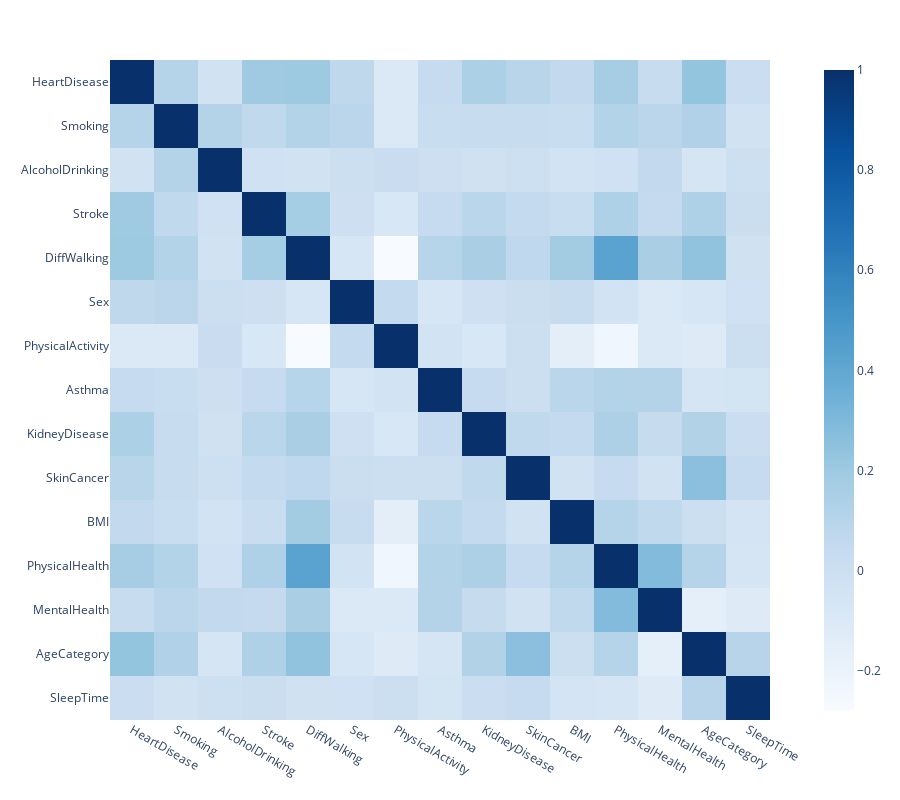

The notebook cell saved with this chart:
### Markdown cell above
<h2>Correlation Matrix</h2>

### Code cell
fig = px.imshow(df[['HeartDisease', 'Smoking', 'AlcoholDrinking', 'Stroke', 'DiffWalking', 'Sex',
                    'PhysicalActivity', 'Asthma', 'KidneyDisease', 'SkinCancer','BMI', 'PhysicalHealth',
                    'MentalHealth', 'AgeCategory', 'SleepTime']].corr(),color_continuous_scale="Blues")
fig.update_layout(height=800)
fig.show()

### Figure 1 — Plotly figure (JSON) as saved in the notebook; plotly's stock layout.template omitted (floating-point values rounded to 4 significant figures; data arrays with more than 128 entries replaced by an {"elided": "..."} marker saying what was removed)
{"data": [{"coloraxis": "coloraxis", "hovertemplate": "x: %{x}<br>y: %{y}<br>color: %{z}<extra></extra>", "name": "0", "type": "heatmap", "x": ["HeartDisease", "Smoking", "AlcoholDrinking", "Stroke", "DiffWalking", "Sex", "PhysicalActivity", "Asthma", "KidneyDisease", "SkinCancer", "BMI", "PhysicalHealth", "MentalHealth", "AgeCategory", "SleepTime"], "xaxis": "x", "y": ["HeartDisease", "Smoking", "AlcoholDrinking", "Stroke", "DiffWalking", "Sex", "PhysicalActivity", "Asthma", "KidneyDisease", "SkinCancer", "BMI", "PhysicalHealth", "MentalHealth", "AgeCategory", "SleepTime"], "yaxis": "y", "z": {"elided": "15x15 float values"}}], "layout": {"coloraxis": {"colorscale": [[0, "rgb(247,251,255)"], [0.125, "rgb(222,235,247)"], [0.25, "rgb(198,219,239)"], [0.375, "rgb(158,202,225)"], [0.5, "rgb(107,174,214)"], [0.625, "rgb(66,146,198)"], [0.75, "rgb(33,113,181)"], [0.875, "rgb(8,81,156)"], [1, "rgb(8,48,107)"]]}, "height": 800, "margin": {"t": 60}, "xaxis": {"anchor": "y", "constrain": "domain", "domain": [0, 1], "scaleanchor": "y"}, "yaxis": {"anchor": "x", "autorange": "reversed", "constrain": "domain", "domain": [0, 1]}}}
